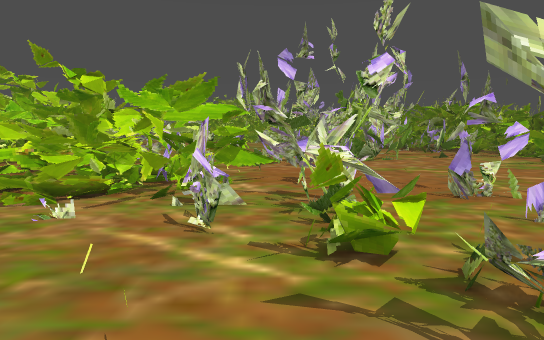
view 1 (above)

21 first-person views from a walk through a 3-D level made in the Godot game engine. The camera is 1.2 m above the floor, tilts 8° down and sees 75° across. The floor is counted in squares, 0.5 m on a side. Each view is taken from the middle of a square. On the plan, view 1 faces up. The plan holds only what a view shows up to about 20 squares ahead; the rest is blank. The place goes on beyond the plan.

view 2
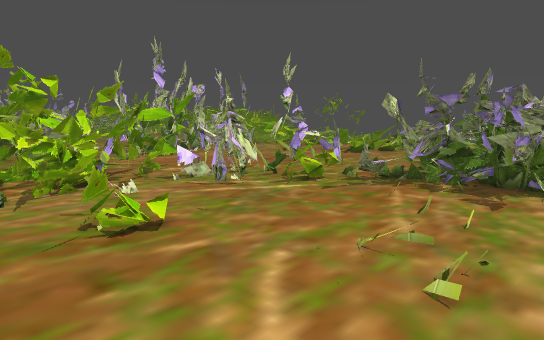

view 3
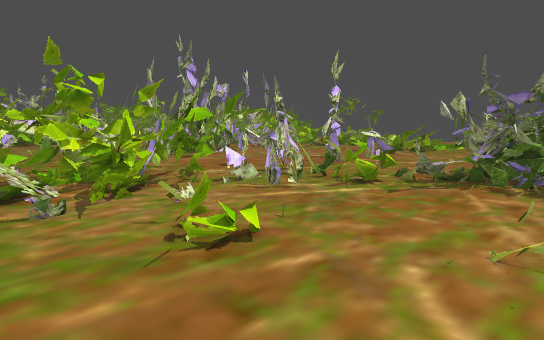

view 4
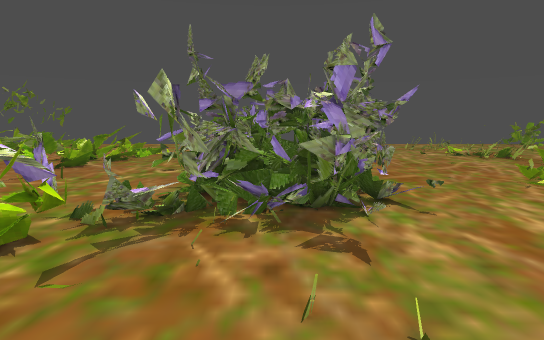

view 5
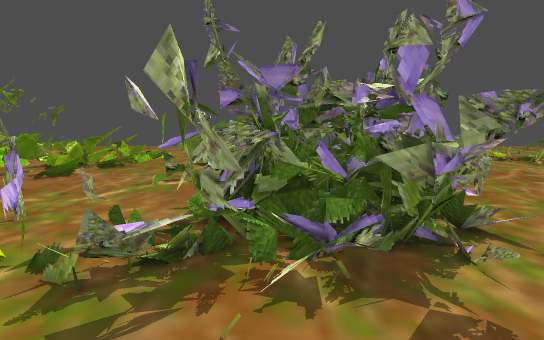

view 6
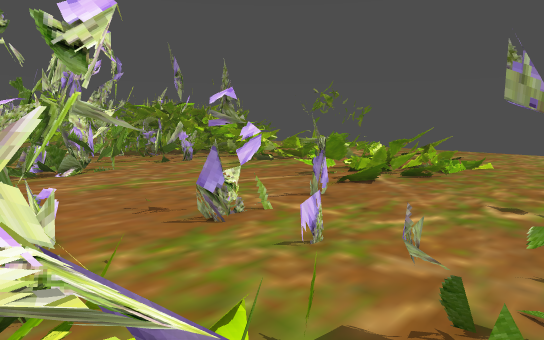

view 7
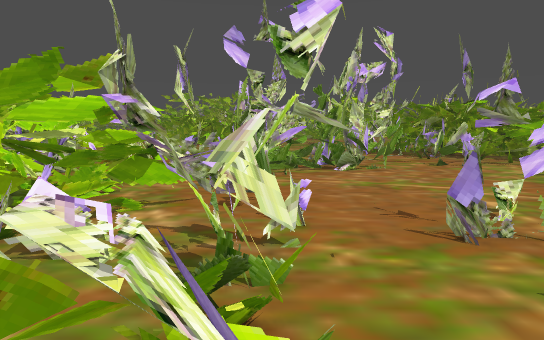

view 8
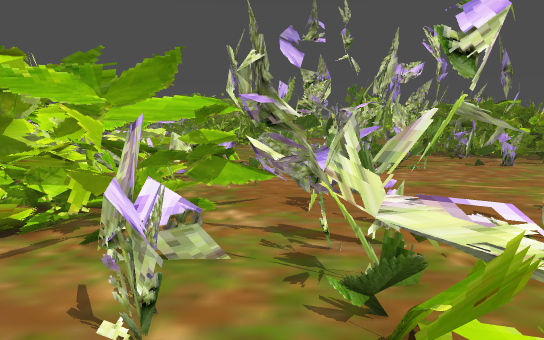

view 9
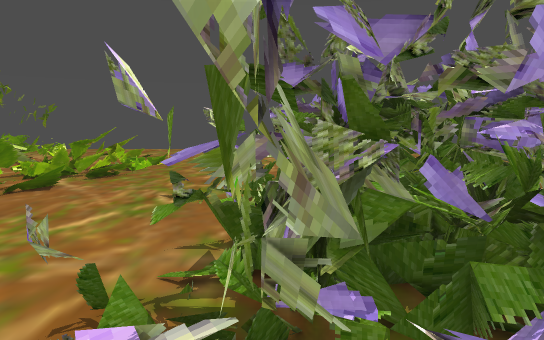

view 10
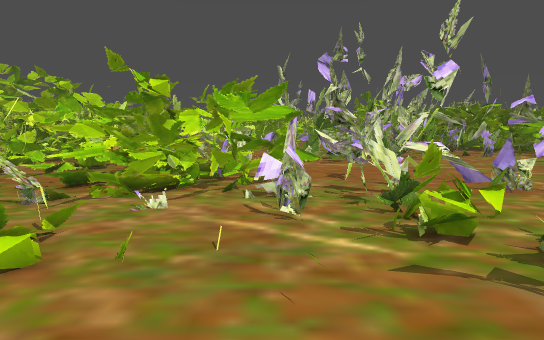

view 11
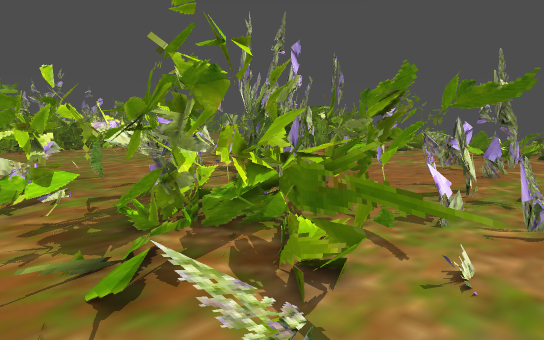

view 12
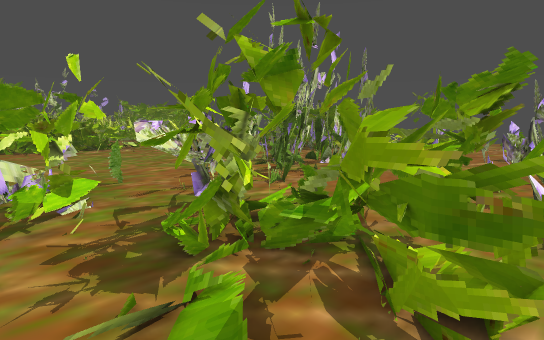

view 13
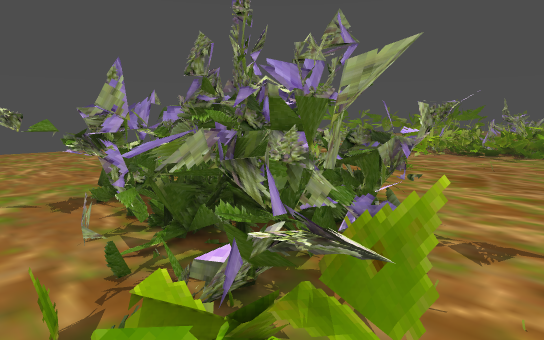

view 14
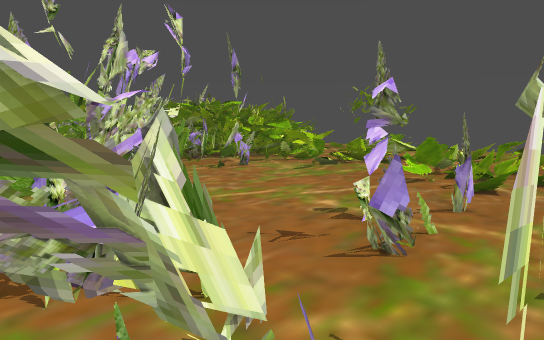

view 15
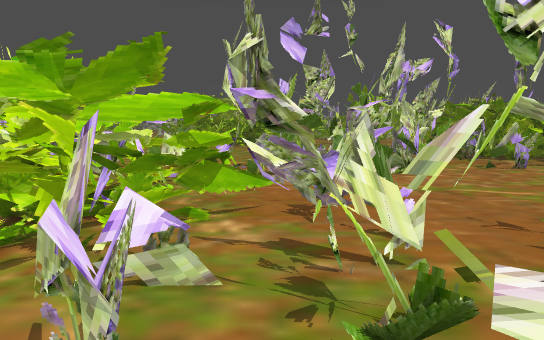

view 16
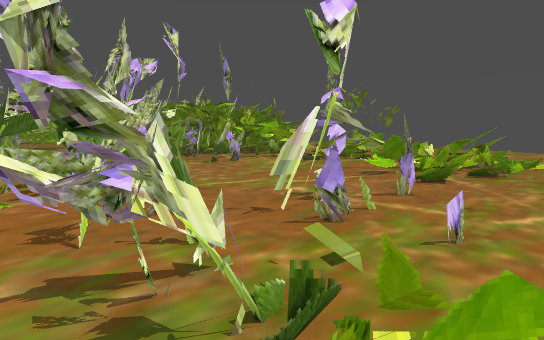

view 17
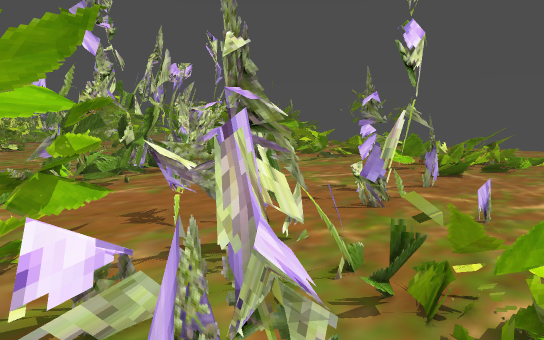

view 18
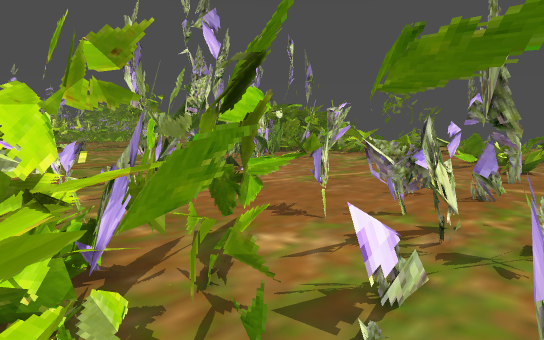

view 19
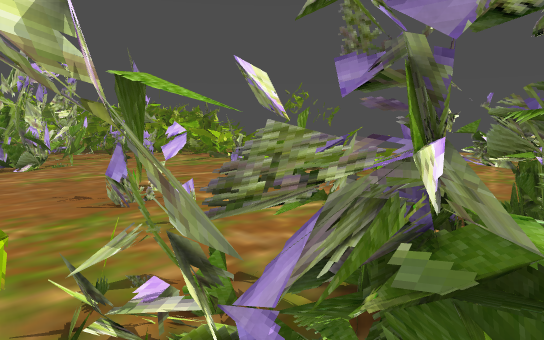

view 20
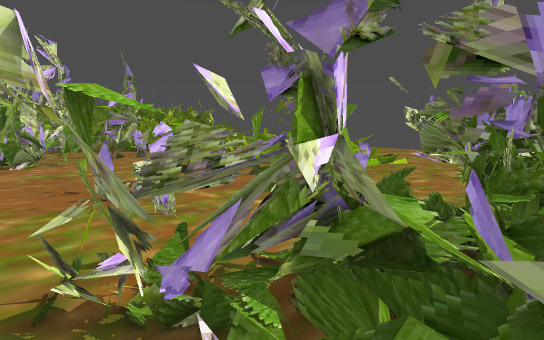

view 21
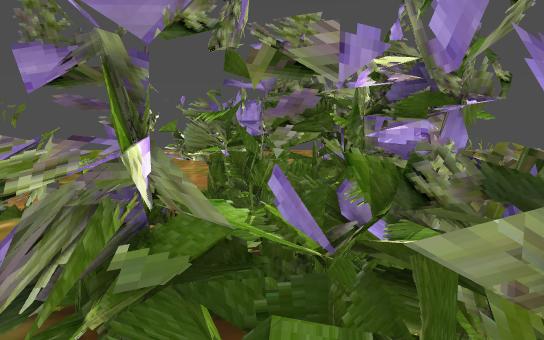

### Floor plan
Key: @ floor where view 1 was taken; # wall or solid block; x gap in a wall; . main floor; : floor 0.25 m higher than the main floor; + floor 0.75 m higher than the main floor; / step, stairs or slope; = window, fence, low wall or low ledge; ^ raised ledge; T thing the floor can be seen under or through; O other object.
Columns run from 11 left of view 1 to 25 right of it. Each row starts with its distance up from view 1.
 26                 =   #
 25      ......     #= ## ...=
 24    = ......  .####x .... .x
 23   ^=#= ....=###=##....=#=.##
 22   ==== .=#x##=.##..#..=#=.=
 21  ^==#...# ..##==##=#.......
 20 #^#TT. ==..###==.=.......::.
 19  .#TT.##=##=###..........=.#=
 18 =.#  .===##=##.............==
 17 #^#  ^^.......................=
 16 ### TTT==.....................  ==
 15 ###  T TT .....................=
 14 . #     T ===TT.........O===/=.==
 13 ..##     TT#==.....=#.....=#
 12 xx#=###   T #==.........//===.==
 11 ...#=##    TTT=..=#..#..// ^^.===
 10 .###=^#T   TT..=...........:..:.=
  9 .==##=#.TT=T==.................//...
  8  ..==...TTT.=##......................
  7 ..........=.#=.......................
  6  ...........==.T=..................
  5  ..  .......===TTT......##.........
  4  ..==.........TT.=/=T.^^............
  3  ............TTTTT/=TTT^#...........
  2  .............=TT#^^^TT##..........
  1   ............O##=^####=#   ......
  0    ....:...@...#=+######=      ..
 -1 .   ..........###=## ##^#=
 -2      .........##=#=# #
 -3  .        ......:..# #

Positions as (right, up) in squares from view 1, and headings:
1: (0, 0), facing up
2: (-10, -3), facing up-right
3: (-11, -1), facing up-right
4: (-5, 1), facing right
5: (-2, 2), facing right
6: (1, 4), facing up-right
7: (2, 4), facing up
8: (0, 4), facing up
9: (1, 3), facing right
10: (-2, -1), facing up
11: (-11, 7), facing up-right
12: (-11, 9), facing up-right
13: (0, 7), facing down-right
14: (0, 8), facing up-right
15: (0, 5), facing up
16: (-1, 6), facing up-right
17: (-3, 6), facing up-right
18: (-6, 8), facing up-right
19: (2, 1), facing up-right
20: (2, 0), facing up-right
21: (2, 1), facing right
